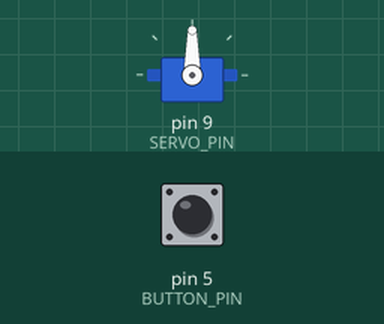
Bench run of a sketch on a simulated Arduino Uno, built with avr-gcc and run on an emulated ATmega328P. Shown: servo. The test bench sets the inputs (shaded band); at power-on: pin 5 (BUTTON_PIN) HIGH. Random numbers use the default seed unless the sketch sets one.

Above: at 1.2 s.
1.3 s: pin 5 (BUTTON_PIN) pulled LOW for 0.15 s
At 2.06 s:
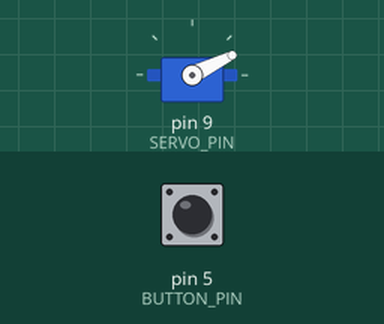
At 13.0 s:
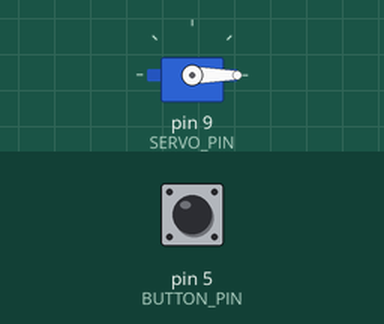
Timing chart, 0 to 13.3 s (numbered marks = the images above; inputs shaded):
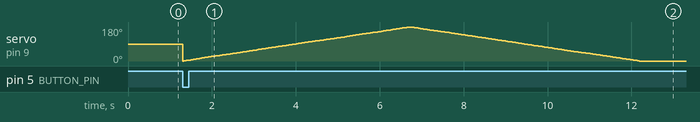

The sketch:

wilson_head_mechanism.ino
```cpp
#include <Servo.h>
#define BUTTON_PIN 5
#define SERVO_PIN 9

// Set Vars
Servo head_ctrl;
int pos = 0;
byte lastButtonState = LOW;

void setup() {
  Serial.begin(9600);
  head_ctrl.attach(SERVO_PIN);
  pinMode(BUTTON_PIN, INPUT_PULLUP);
}

void loop() {
  byte buttonState = digitalRead(BUTTON_PIN);

  if (buttonState != lastButtonState) { // Check if push-button was pressed
    lastButtonState = buttonState;
    if (buttonState == LOW) { // Rotate the head servo back-and-forth for a random period of time
      for (pos = 0; pos <= 180; pos += 1) {
        head_ctrl.write(pos);
        delay(random(20,40));
      }
      for (pos = 180; pos >= 0; pos -= 1) {
        head_ctrl.write(pos);
        delay(random(20,40));
      }
    }
  }
}
```
